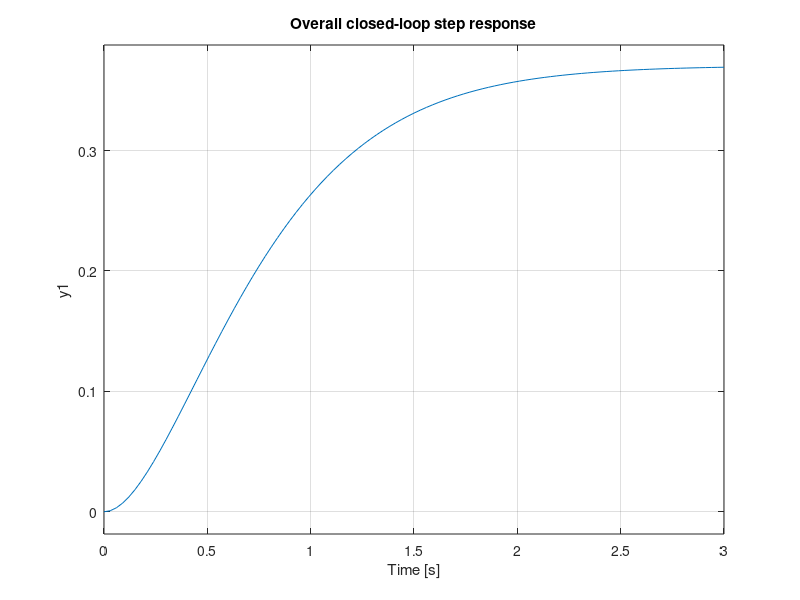

This chart was generated by the following MATLAB code:
%% Weeks 7-8 - Block diagram reduction  |  تبسيط المخططات الصندوقية
clc; clear; close all

G1 = tf(1, [1 1]);
G2 = tf(2, [1 3]);
H  = tf(1, [1 5]);

Ts = series(G1, G2)          % توالي:   G1*G2
Tp = parallel(G1, G2)        % توازي:   G1+G2
Tf = feedback(G1*G2, H)      % تغذية عكسية سالبة: G/(1+GH)
Tpos = feedback(G1, H, +1)   % تغذية عكسية موجبة

% Reduction of a two-loop system  |  نظام بحلقتين
inner = feedback(G2, H);     % الحلقة الداخلية أولاً
T = feedback(G1 * inner, 1)  % ثم الحلقة الخارجية
T = minreal(T)               % حذف الأقطاب والأصفار المشتركة

step(T); grid on
title('Overall closed-loop step response')
